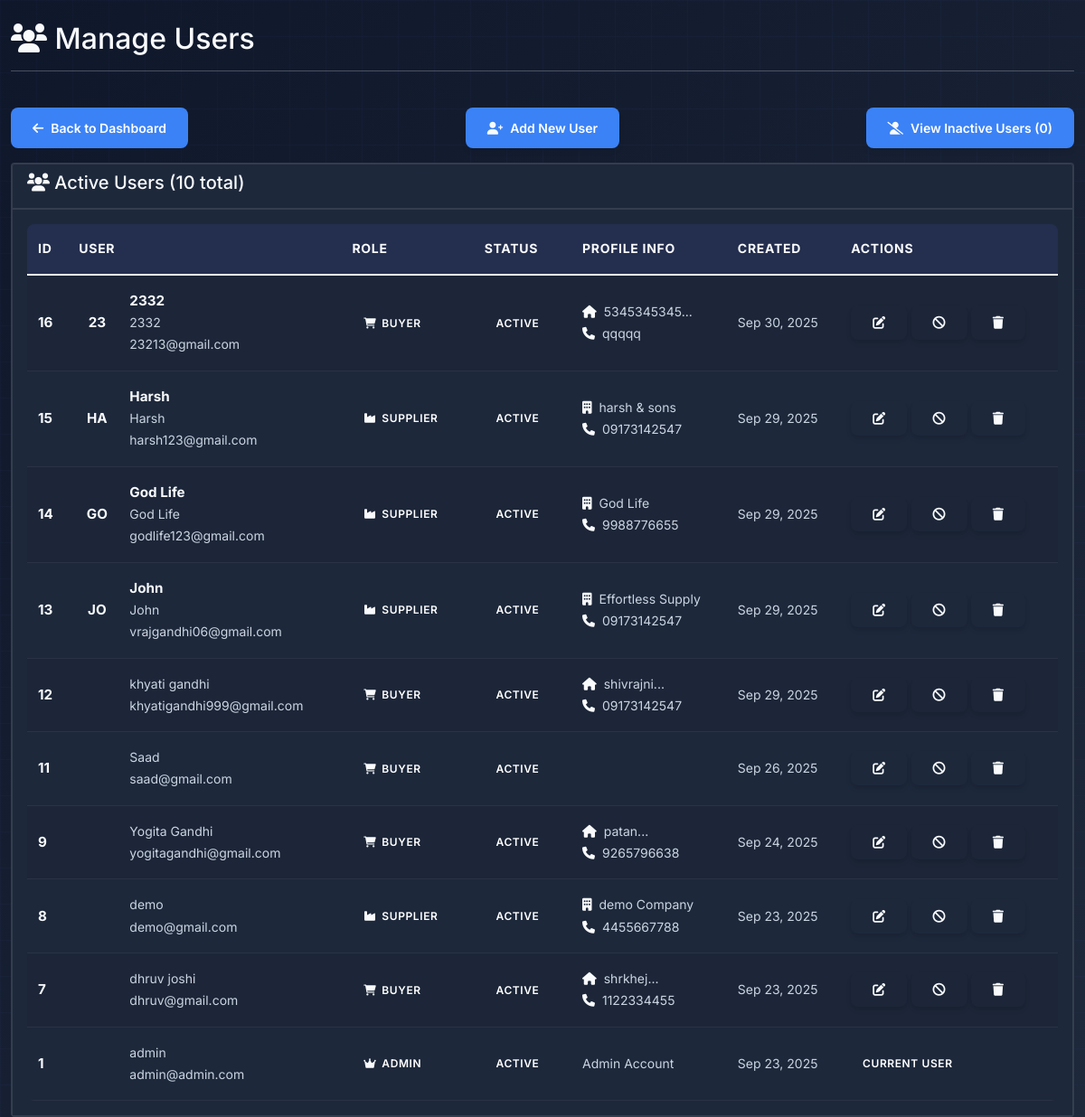
The page /manage-users.php (signed in) on the database its author committed.
### tables this page shows
CREATE TABLE `buyer_profile` (
  `id` int(11) NOT NULL,
  `user_id` int(11) NOT NULL,
  `address` text DEFAULT NULL,
  `phone` varchar(20) DEFAULT NULL
);

CREATE TABLE `users` (
  `id` int(11) NOT NULL,
  `name` varchar(255) NOT NULL,
  `email` varchar(255) DEFAULT NULL,
  `username` varchar(100) NOT NULL,
  `password` varchar(255) NOT NULL,
  `role` enum('admin','supplier','buyer') NOT NULL,
  `status` enum('active','blocked') DEFAULT 'active',
  `created_at` timestamp NULL DEFAULT current_timestamp(),
  `deleted_at` timestamp NULL DEFAULT NULL
);

CREATE TABLE `supplier_profile` (
  `id` int(11) NOT NULL,
  `user_id` int(11) NOT NULL,
  `company_name` varchar(255) DEFAULT NULL,
  `address` text DEFAULT NULL,
  `phone` varchar(20) DEFAULT NULL
);

### manage-users.php (the view, shortened to what the rows shown need)
<?php
require_once 'config/database.php';
$show_inactive = isset($_GET['show_inactive']) && $_GET['show_inactive'] == '1';
try {
    if ($show_inactive) {
        $stmt = $pdo->query("
            SELECT u.id, u.name, u.username, u.email, u.role, u.status, u.created_at, u.deleted_at,
                   bp.address as buyer_address, bp.phone as buyer_phone,
                   sp.company_name, sp.address as supplier_address, sp.phone as supplier_phone
            FROM users u
            LEFT JOIN buyer_profile bp ON u.id = bp.user_id
            LEFT JOIN supplier_profile sp ON u.id = sp.user_id
            WHERE u.status = 'inactive'
            ORDER BY u.deleted_at DESC
        ");
    } else {
        $stmt = $pdo->query("
            SELECT u.id, u.name, u.username, u.email, u.role, u.status, u.created_at,
                   bp.address as buyer_address, bp.phone as buyer_phone,
                   sp.company_name, sp.address as supplier_address, sp.phone as supplier_phone
            FROM users u
            LEFT JOIN buyer_profile bp ON u.id = bp.user_id
            LEFT JOIN supplier_profile sp ON u.id = sp.user_id
            WHERE u.status = 'active'
            ORDER BY u.id DESC
        ");
    }
    $users = $stmt->fetchAll(PDO::FETCH_ASSOC);
} catch (PDOException $e) {
    $users = [];
    $_SESSION['message'] = "Error fetching users: " . $e->getMessage();
    $_SESSION['msg_type'] = "danger";
}
?>
<!DOCTYPE html>
<html lang="en">
<head>
    <link href="https://cdn.jsdelivr.net/npm/bootstrap@5.1.3/dist/css/bootstrap.min.css" rel="stylesheet">
    <link href="https://cdnjs.cloudflare.com/ajax/libs/font-awesome/6.0.0/css/all.min.css" rel="stylesheet">
    <link rel="stylesheet" href="css/professional-admin.css?v=<?php echo time(); ?>">
</head>
<body>
    <div class="container-fluid mt-4">
        <div class="row mb-4">
            <div class="col-md-12">
                <h2><i class="fas fa-users"></i> Manage Users</h2>
            </div>
        </div>
        <div class="row">
            <div class="col-md-12">
                <div class="card">
                    <div class="card-body">
                        <?php if (empty($users)): ?>
                            <div class="text-center py-4">
                                <i class="fas fa-users fa-4x text-muted"></i>
                                <h4 class="mt-3">No Users Found</h4>
                                <p>No users in the system.</p>
                            </div>
                        <?php else: ?>
                            <div class="table-responsive">
                                <table class="table table-striped table-hover">
                                    <thead class="table-dark">
                                        <tr>
                                            <th>ID</th>
                                            <th>User</th>
                                            <th>Role</th>
                                            <th>Status</th>
                                            <th>Profile Info</th>
                                            <th>Created</th>
                                            <th>Actions</th>
                                        </tr>
                                    </thead>
                                    <tbody>
                                        <?php foreach ($users as $user): ?>
                                            <tr <?php echo $show_inactive ? 'class="inactive-row"' : ''; ?>>
                                                <td><strong><?php echo $user['id']; ?></strong></td>
                                                <td>
                                                    <div class="d-flex align-items-center">
                                                        <div class="user-avatar me-3">
                                                            <?php echo strtoupper(substr($user['name'], 0, 2)); ?>
                                                        </div>
                                                        <div>
                                                            <div class="fw-bold"><?php echo htmlspecialchars($user['name']); ?></div>
                                                            <small class="text-muted"><?php echo htmlspecialchars($user['username']); ?></small><br>
                                                            <small class="text-muted"><?php echo htmlspecialchars($user['email']); ?></small>
                                                        </div>
                                                    </div>
                                                </td>
                                                <td>
                                                    <?php
                                                    $role_class = '';
                                                    $role_icon = '';
                                                    switch($user['role']) {
                                                        case 'admin':
                                                            $role_class = 'bg-danger';
                                                            $role_icon = 'fas fa-crown';
                                                            break;
                                                        case 'supplier':
                                                            $role_class = 'bg-primary';
                                                            $role_icon = 'fas fa-industry';
                                                            break;
                                                        case 'buyer':
                                                            $role_class = 'bg-success';
                                                            $role_icon = 'fas fa-shopping-cart';
                                                            break;
                                                    }
                                                    ?>
                                                    <span class="badge <?php echo $role_class; ?> role-badge">
                                                        <i class="<?php echo $role_icon; ?>"></i>
                                                        <?php echo ucfirst($user['role']); ?>
                                                    </span>
                                                </td>
                                                <td>
                                                    <?php if ($user['status'] == 'active'): ?>
                                                        <span class="badge bg-success">Active</span>
                                                    <?php else: ?>
                                                        <span class="badge bg-warning">Inactive</span>
                                                    <?php endif; ?>
                                                </td>
                                                <td>
                                                    <?php if ($user['role'] == 'buyer'): ?>
                                                        <small class="text-muted">
                                                            <?php if ($user['buyer_address']): ?>
                                                                <i class="fas fa-home"></i> <?php echo htmlspecialchars(substr($user['buyer_address'], 0, 30)) . '...'; ?><br>
                                                            <?php endif; ?>
                                                            <?php if ($user['buyer_phone']): ?>
                                                                <i class="fas fa-phone"></i> <?php echo htmlspecialchars($user['buyer_phone']); ?>
                                                            <?php endif; ?>
                                                        </small>
                                                    <?php elseif ($user['role'] == 'supplier'): ?>
                                                        <small class="text-muted">
                                                            <?php if ($user['company_name']): ?>
                                                                <i class="fas fa-building"></i> <?php echo htmlspecialchars($user['company_name']); ?><br>
                                                            <?php endif; ?>
                                                            <?php if ($user['supplier_phone']): ?>
                                                                <i class="fas fa-phone"></i> <?php echo htmlspecialchars($user['supplier_phone']); ?>
                                                            <?php endif; ?>
                                                        </small>
                                                    <?php else: ?>
                                                        <small class="text-muted">Admin Account</small>
                                                    <?php endif; ?>
                                                </td>
                                                <td>
                                                    <small class="text-muted">
                                                        <?php echo date('M j, Y', strtotime($user['created_at'])); ?>
                                                    </small>
                                                </td>
                                                <td>
                                                    <?php if ($user['id'] != $_SESSION['user_id']): ?>
                                                        <?php if ($show_inactive): ?>
                                                            <a href="delete-user.php?restore=<?php echo $user['id']; ?>"
                                                               class="btn btn-sm btn-success"
                                                               onclick="return confirm('Are you sure you want to reactivate this user?')"
                                                               title="Reactivate User">
                                                                <i class="fas fa-user-check"></i>
                                                            </a>
                                                            <a href="delete-user.php?hard_delete=<?php echo $user['id']; ?>"
                                                               class="btn btn-sm btn-danger"
                                                               onclick="return confirm('Are you sure you want to PERMANENTLY delete this user? This action cannot be undone and will remove all associated data!')"
                                                               title="Permanently Delete">
                                                                <i class="fas fa-times"></i>
                                                            </a>
                                                        <?php else: ?>
                                                            <button class="btn btn-sm btn-primary"
                                                                    onclick="editUser(
                                                                        <?php echo $user['id']; ?>,
                                                                        '<?php echo addslashes($user['name']); ?>',
                                                                        '<?php echo addslashes($user['username']); ?>',
                                                                        '<?php echo addslashes($user['email']); ?>',
                                                                        '<?php echo $user['role']; ?>',
                                                                        '<?php echo $user['status']; ?>'
                                                                    )"
                                                                    title="Edit User">
                                                                <i class="fas fa-edit"></i>
                                                            </button>
                                                            <a href="delete-user.php?soft_delete=<?php echo $user['id']; ?>"
                                                               class="btn btn-sm btn-warning"
                                                               onclick="return confirm('Are you sure you want to deactivate this user?')"
                                                               title="Deactivate User">
                                                                <i class="fas fa-ban"></i>
                                                            </a>
                                                            <a href="delete-user.php?hard_delete=<?php echo $user['id']; ?>"
                                                               class="btn btn-sm btn-danger"
                                                               onclick="return confirm('Are you sure you want to permanently delete this user? This action cannot be undone!')"
                                                               title="Delete User">
                                                                <i class="fas fa-trash"></i>
                                                            </a>
                                                        <?php endif; ?>
                                                    <?php else: ?>
                                                        <span class="badge bg-info">Current User</span>
                                                    <?php endif; ?>
                                                </td>
                                            </tr>
                                        <?php endforeach; ?>
                                    </tbody>
                                </table>
                            </div>
                        <?php endif; ?>
                    </div>
                </div>
            </div>
        </div>
    </div>
</body>
</html>

### rows shown on the page
buyer_profile: user "16", user.name "23", user.name "2332", user.username "2332", user.email "23213@gmail.com", user.role "BUYER", address "5345345345", phone "qqqqq", user.created_at "Sep 30, 2025"
supplier_profile: user "15", user.name "HA", user.name "Harsh", user.username "Harsh", user.email "harsh123@gmail.com", user.role "SUPPLIER", company_name "harsh & sons", phone "09173142547", user.created_at "Sep 29, 2025"
supplier_profile: user "14", user.name "GO", user.name "God Life", user.username "God Life", user.email "godlife123@gmail.com", user.role "SUPPLIER", company_name "God Life", phone "9988776655", user.created_at "Sep 29, 2025"
supplier_profile: user "13", user.name "JO", user.name "John", user.username "John", user.email "vrajgandhi06@gmail.com", user.role "SUPPLIER", company_name "Effortless Supply", phone "09173142547", user.created_at "Sep 29, 2025"
buyer_profile: user "12", user.username "khyati gandhi", user.email "khyatigandhi999@gmail.com", user.role "BUYER", address "shivrajni", phone "09173142547", user.created_at "Sep 29, 2025"
users: id "11", username "Saad", email "saad@gmail.com", role "BUYER", status "ACTIVE", created_at "Sep 26, 2025"
buyer_profile: user "9", user.username "Yogita Gandhi", user.email "yogitagandhi@gmail.com", user.role "BUYER", address "patan", phone "9265796638", user.created_at "Sep 24, 2025"
supplier_profile: user "8", user.username "demo", user.email "demo@gmail.com", user.role "SUPPLIER", company_name "demo Company", phone "4455667788", user.created_at "Sep 23, 2025"
buyer_profile: user "7", user.username "dhruv joshi", user.email "dhruv@gmail.com", user.role "BUYER", address "shrkhej", phone "1122334455", user.created_at "Sep 23, 2025"
users: id "1", username "admin", email "admin@admin.com", role "ADMIN", status "ACTIVE", shows "Admin Account", created_at "Sep 23, 2025", shows "CURRENT USER"

### other values the page prints
$inactive_count "0"
count($users) "10"
